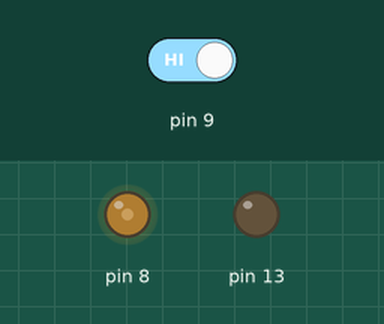
Bench run of a sketch on a simulated Arduino Uno, built with avr-gcc and run on an emulated ATmega328P. Shown: output pins drawn as LEDs (lit = HIGH). The inputs (shaded band) are chosen by the test bench; at power-on: pin 9 HIGH. What the sketch prints to the serial monitor is not drawn.

Above: at 1.2 s.
1.3 s: pin 9 driven LOW
At 2.5 s:
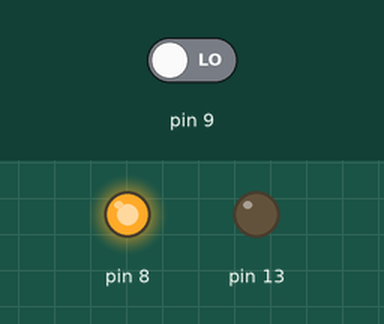
2.8 s: pin 9 driven HIGH
At 2.96 s:
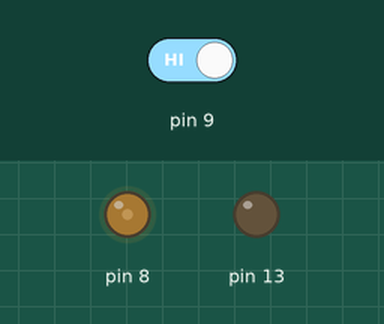
Timing chart, 0 to 11.8 s (numbered marks = the images above; inputs shaded):
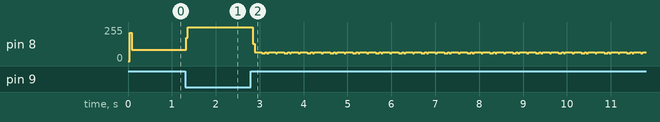

The sketch:

Touch_sensor.ino
```cpp
int f=0;//フィルタ用変数

void setup(){
  //モニタリングのためシリアル通信開始
  Serial.begin(9600);
  //8番ピンをデジタル出力
  pinMode(8,OUTPUT);
  //9番ピンをデジタル出力
  pinMode(9,INPUT);
  //LED点灯用に13番ピンをデジタル出力
  pinMode(13,OUTPUT);
}

void loop(){
  //静電容量変化量の変数を用意
  int a=0;
  //8番ピンをHIGHで出力
  digitalWrite(8, HIGH);
  //指が触れたとき9番ピンがHIGHになるまでをカウント
  while (digitalRead(9)!=HIGH){
    //カウントする
    a++;
  }
  delay(1);
  //8番ピンをLOWにする
  digitalWrite(8, LOW);

  //値を滑らかにするフィルタ式
  f+=(a-f)/2;
  //モニタリング：フィルタ値を出力
  Serial.println(f);

  //Touch detection
  if(f>5){//f value should be adjusted.
    //User touched the sensor
    digitalWrite(13,HIGH);
  }else{
    digitalWrite(13,LOW);
  }
}
```

Measured:
- after the input at 1.3 s, pin 8: 84/255 → 255/255 at once
- after the input at 2.8 s, pin 8: 255/255 → 129/255 at once, then repeats every 0.52 s: 65/255 0.16 s, 59/255 0.08 s, 65/255 0.04 s, 58/255 0.04 s, 65/255 0.16 s, 58/255 0.04 s
